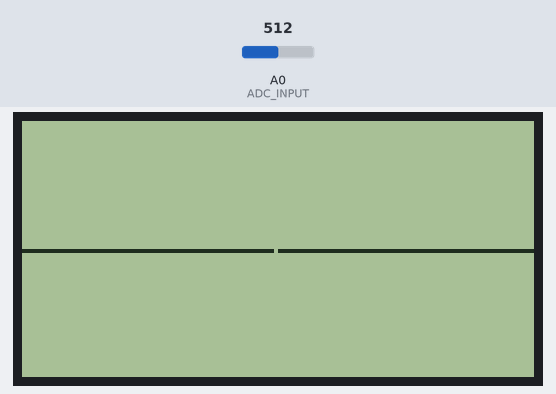
A sketch run on a simulated Arduino Uno, built with avr-gcc and run on an emulated ATmega328P. On the bench: 128×64 one-colour display. Wiring (inferred from the names in the program): KS0108 128×64 LCD: RS pin 8; R/W pin 9; E pin 10; CS1 pin 11; CS2 pin 12; data pin 0, pin 1, pin 2, pin 3, pin 4, pin 5, pin 6, pin 7; reset pin 13. The test bench sets the inputs (shaded band); at power-on: A0 (ADC_INPUT) = 512.

Above: at 1.4 s.
1.5 s: A0 (ADC_INPUT) set to 528
At 2.8 s:
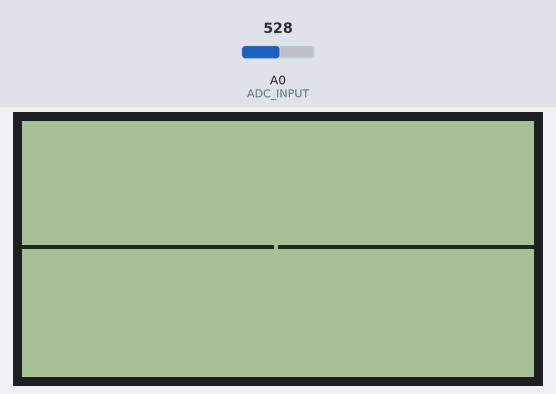
3.1 s: A0 (ADC_INPUT) set to 730
At 3.9 s:
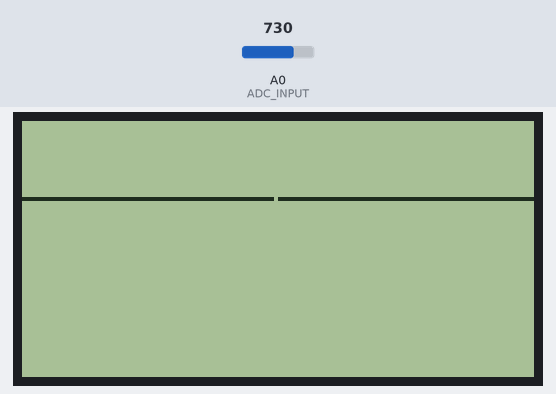
4.8 s: A0 (ADC_INPUT) set to 745
At 5.8 s:
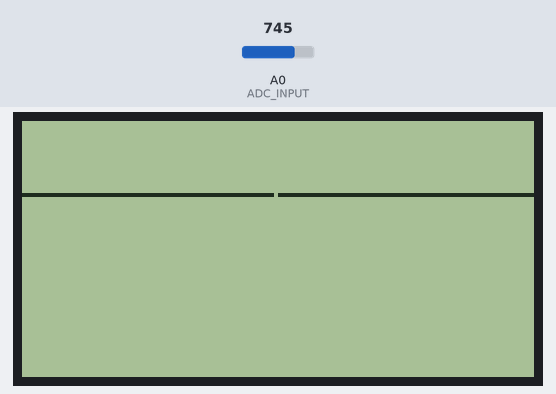
6.5 s: A0 (ADC_INPUT) set to 900
At 7.9 s:
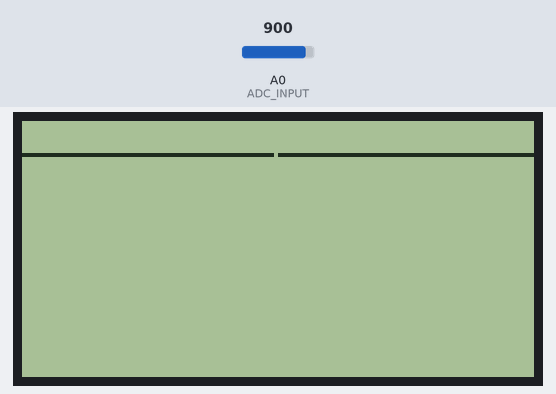
8.2 s: A0 (ADC_INPUT) set to 884
At 8.7 s:
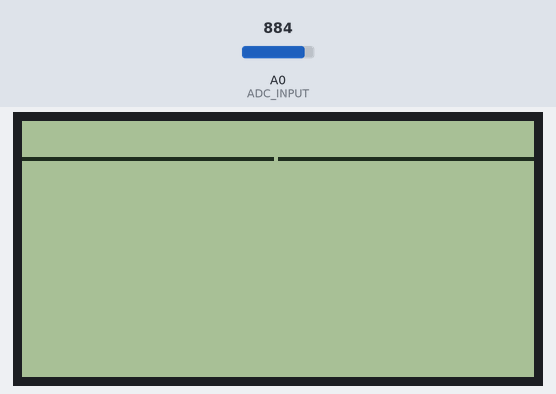
9.8 s: A0 (ADC_INPUT) set to 122
At 11.2 s:
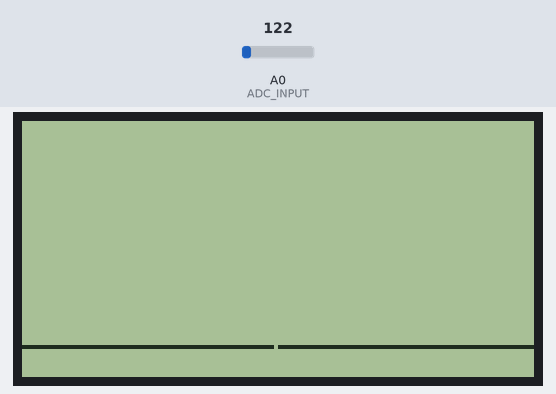
Timing chart, 0 to 12.4 s (numbered marks = the images above; inputs shaded):
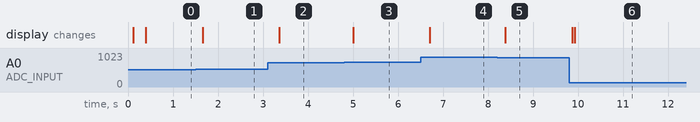

Measured:
- the behaviour switches between 519 and 520 on A0 (ADC_INPUT) (found by bisection; images 0 and 1)
- the behaviour switches between 730 and 731 on A0 (ADC_INPUT) (found by bisection; images 2 and 3)
- the behaviour switches between 894 and 893 on A0 (ADC_INPUT) (found by bisection; images 4 and 5)
- after the input at 1.5 s, the display: changes after 0.17 s (image 1)
- after the input at 3.1 s, the display: changes after 0.26 s (image 2)
- after the input at 4.8 s, the display: changes after 0.21 s (image 3)
- after the input at 6.5 s, the display: changes after 0.20 s (image 4)
- after the input at 8.2 s, the display: changes after 0.19 s (image 5)
- after the input at 9.8 s, the display: first changes after 0.07 s (image 6 shows a later state)

The sketch:

osciloscope.ino
```cpp
#include <Arduino.h>

#define ADC_INPUT A0

// LCD pins
#define LCD_D0 0
#define LCD_D1 1
#define LCD_D2 2
#define LCD_D3 3
#define LCD_D4 4
#define LCD_D5 5
#define LCD_D6 6
#define LCD_D7 7
#define LCD_RS 8
#define LCD_RW 9
#define LCD_E 10
#define LCD_CS1 11
#define LCD_CS2 12
#define LCD_RST 13

#define SAMPLES 128

class GLCD128x64 {
private:
  uint8_t dataPins[8] = {LCD_D0, LCD_D1, LCD_D2, LCD_D3, LCD_D4, LCD_D5, LCD_D6, LCD_D7};
  uint8_t buffer[128][8];

  void writeByte(uint8_t value) {
    for (uint8_t i = 0; i < 8; i++) {
      digitalWrite(dataPins[i], (value >> i) & 0x01);
    }
  }

  void selectChip(uint8_t chip) {
    if (chip == 0) {
      digitalWrite(LCD_CS1, HIGH);
      digitalWrite(LCD_CS2, LOW);
    } else {
      digitalWrite(LCD_CS1, LOW);
      digitalWrite(LCD_CS2, HIGH);
    }
  }

  void pulse() {
    digitalWrite(LCD_E, HIGH);
    delayMicroseconds(1);
    digitalWrite(LCD_E, LOW);
    delayMicroseconds(1);
  }

  void writeCommand(uint8_t cmd, uint8_t chip) {
    selectChip(chip);
    digitalWrite(LCD_RS, LOW);
    digitalWrite(LCD_RW, LOW);
    writeByte(cmd);
    pulse();
  }

  void writeData(uint8_t data, uint8_t chip) {
    selectChip(chip);
    digitalWrite(LCD_RS, HIGH);
    digitalWrite(LCD_RW, LOW);
    writeByte(data);
    pulse();
  }

public:
  void begin() {
    pinMode(LCD_RS, OUTPUT);
    pinMode(LCD_RW, OUTPUT);
    pinMode(LCD_E, OUTPUT);
    pinMode(LCD_CS1, OUTPUT);
    pinMode(LCD_CS2, OUTPUT);
    pinMode(LCD_RST, OUTPUT);

    for (uint8_t i = 0; i < 8; i++) {
      pinMode(dataPins[i], OUTPUT);
    }

    digitalWrite(LCD_RST, LOW);
    delay(10);
    digitalWrite(LCD_RST, HIGH);
    delay(50);

    for (uint8_t chip = 0; chip < 2; chip++) {
      writeCommand(0x3F, chip);  // Display ON
      writeCommand(0xC0, chip);  // Start line 0
    }

    clearBuffer();
    display();
  }

  void clearBuffer() {
    memset(buffer, 0, sizeof(buffer));
  }

  void setPixel(uint8_t x, uint8_t y) {
    if (x >= 128 || y >= 64) return;

    uint8_t page = y / 8;
    uint8_t bit = y % 8;

    buffer[x][page] |= (1 << bit);
  }

  void display() {
    for (uint8_t page = 0; page < 8; page++) {

      selectChip(1);
      writeCommand(0xB8 | page, 1);  // Set page
      writeCommand(0x40, 1);          // Set column 0
      for (uint8_t x = 0; x < 64; x++) {
        digitalWrite(LCD_RS, HIGH);
        digitalWrite(LCD_RW, LOW);
        writeByte(buffer[x][page]);
        pulse();
      }

      selectChip(0);
      writeCommand(0xB8 | page, 0);  // Set page
      writeCommand(0x40, 0);          // Set column 0
      for (uint8_t x = 64; x < 128; x++) {
        digitalWrite(LCD_RS, HIGH);
        digitalWrite(LCD_RW, LOW);
        writeByte(buffer[x][page]);
        pulse();
      }
    }
  }
};

GLCD128x64 lcd;
uint16_t samples[SAMPLES];

void setup() {
  pinMode(ADC_INPUT, INPUT);
  analogReference(DEFAULT);

  for (int i = 0; i < 10; i++) {
    analogRead(ADC_INPUT);
    delay(5);
  }

  lcd.begin();
  delay(100);
}

void loop() {
  // IMPORTANT: Capture all 128 samples in ONE continuous burst
  // This ensures the waveform is continuous without phase jumps
  for (uint16_t i = 0; i < SAMPLES; i++) {
    samples[i] = analogRead(ADC_INPUT);
    delayMicroseconds(100);  // Fixed sampling rate
  }

  lcd.clearBuffer();


  // Connect adjacent points with lines for smoothness
  for (uint16_t x = 0; x < SAMPLES - 1; x++) {
    uint8_t y1 = map(samples[x], 0, 1023, 63, 0);
    uint8_t y2 = map(samples[x + 1], 0, 1023, 63, 0);

    y1 = constrain(y1, 0, 63);
    y2 = constrain(y2, 0, 63);

    // Fill the gap between points
    int yStart = min(y1, y2);
    int yEnd = max(y1, y2);

    for (int y = yStart; y <= yEnd; y++) {
      lcd.setPixel(x, y);
    }
  }

  lcd.display();

  delay(100);
}
```
